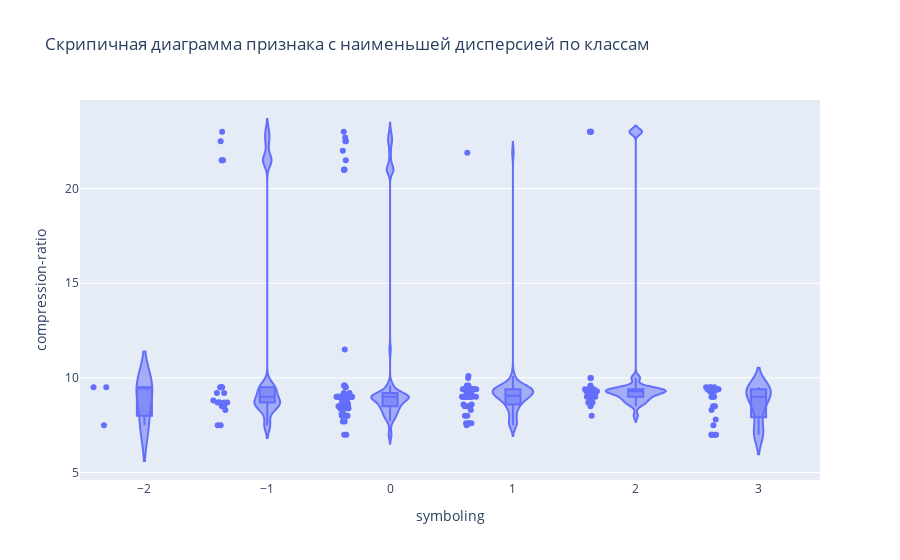

The code cell stored with this chart in its notebook:
### Markdown cell above
### task 5
___

### Code cell
features = data.drop(columns=["symboling"])

variances = features.var()

min_var_feature = variances.idxmin()

fig = px.violin(
    data,
    x="symboling",
    y=min_var_feature,
    box=True,
    points="all",
    title="Скрипичная диаграмма признака с наименьшей дисперсией по классам"
)

fig.show()

### Figure 1 — Plotly figure (JSON) as saved in the notebook; plotly's stock layout.template omitted (floating-point values rounded to 4 significant figures; data arrays with more than 128 entries replaced by an {"elided": "..."} marker saying what was removed)
{"data": [{"alignmentgroup": "True", "box": {"visible": true}, "hovertemplate": "symboling=%{x}<br>compression-ratio=%{y}<extra></extra>", "legendgroup": "", "marker": {"color": "#636efa"}, "name": "", "offsetgroup": "", "orientation": "v", "points": "all", "scalegroup": "True", "showlegend": false, "type": "violin", "x": {"elided": "205 int values"}, "x0": " ", "xaxis": "x", "y": {"elided": "205 float values"}, "y0": " ", "yaxis": "y"}], "layout": {"legend": {"tracegroupgap": 0}, "title": {"text": "Скрипичная диаграмма признака с наименьшей дисперсией по классам"}, "violinmode": "group", "xaxis": {"anchor": "y", "domain": [0, 1], "title": {"text": "symboling"}}, "yaxis": {"anchor": "x", "domain": [0, 1], "title": {"text": "compression-ratio"}}}}
